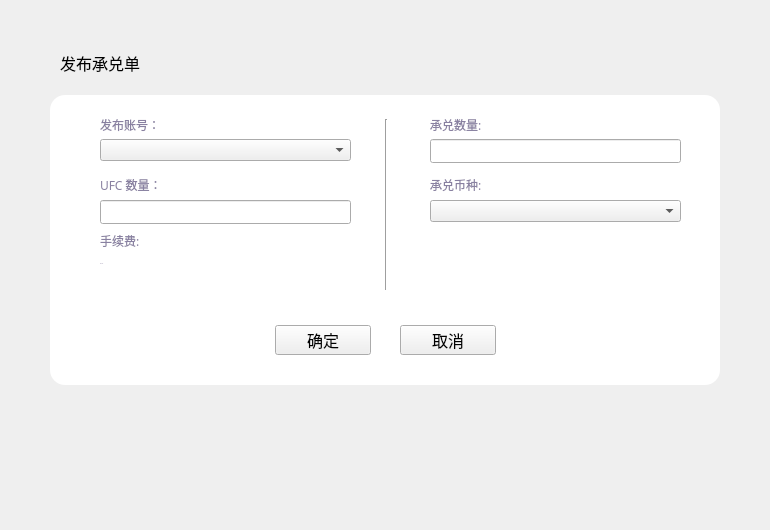
<?xml version="1.0" encoding="UTF-8"?>
<ui version="4.0">
 <class>PublishPoundageWidget</class>
 <widget class="QWidget" name="PublishPoundageWidget">
  <property name="geometry">
   <rect>
    <x>0</x>
    <y>0</y>
    <width>770</width>
    <height>530</height>
   </rect>
  </property>
  <property name="font">
   <font>
    <family>微软雅黑</family>
   </font>
  </property>
  <property name="windowTitle">
   <string>Form</string>
  </property>
  <widget class="QWidget" name="widget" native="true">
   <property name="geometry">
    <rect>
     <x>50</x>
     <y>95</y>
     <width>670</width>
     <height>290</height>
    </rect>
   </property>
   <property name="styleSheet">
    <string notr="true">QLabel{font: 11px &quot;微软雅黑&quot;;color:rgb(19,32,80);}
#widget{background-color: rgb(255, 255, 255);border-radius:15px;}</string>
   </property>
   <widget class="QLabel" name="label">
    <property name="geometry">
     <rect>
      <x>50</x>
      <y>15</y>
      <width>200</width>
      <height>30</height>
     </rect>
    </property>
    <property name="styleSheet">
     <string notr="true">font: 10px &quot;微软雅黑&quot;;
color:rgb(137,129,161);</string>
    </property>
    <property name="text">
     <string>发布账号：</string>
    </property>
   </widget>
   <widget class="QLabel" name="label_4">
    <property name="geometry">
     <rect>
      <x>380</x>
      <y>75</y>
      <width>200</width>
      <height>30</height>
     </rect>
    </property>
    <property name="styleSheet">
     <string notr="true">font: 10px &quot;微软雅黑&quot;;
color:rgb(137,129,161);</string>
    </property>
    <property name="text">
     <string>承兑币种:</string>
    </property>
   </widget>
   <widget class="QToolButton" name="cancelBtn">
    <property name="geometry">
     <rect>
      <x>350</x>
      <y>230</y>
      <width>96</width>
      <height>30</height>
     </rect>
    </property>
    <property name="font">
     <font>
      <pointsize>12</pointsize>
     </font>
    </property>
    <property name="cursor">
     <cursorShape>PointingHandCursor</cursorShape>
    </property>
    <property name="text">
     <string>取消</string>
    </property>
   </widget>
   <widget class="QLabel" name="label_fee">
    <property name="geometry">
     <rect>
      <x>50</x>
      <y>160</y>
      <width>251</width>
      <height>16</height>
     </rect>
    </property>
    <property name="font">
     <font>
      <family>微软雅黑</family>
      <pointsize>-1</pointsize>
      <weight>50</weight>
      <italic>false</italic>
      <bold>false</bold>
     </font>
    </property>
    <property name="styleSheet">
     <string notr="true">font: 10px &quot;微软雅黑&quot;;
color:rgb(137,129,161);</string>
    </property>
    <property name="text">
     <string>20 UFC</string>
    </property>
   </widget>
   <widget class="QLabel" name="label_3">
    <property name="geometry">
     <rect>
      <x>50</x>
      <y>75</y>
      <width>200</width>
      <height>30</height>
     </rect>
    </property>
    <property name="styleSheet">
     <string notr="true">font: 10px &quot;微软雅黑&quot;;
color:rgb(137,129,161);</string>
    </property>
    <property name="text">
     <string>UFC 数量：</string>
    </property>
   </widget>
   <widget class="QToolButton" name="okBtn">
    <property name="geometry">
     <rect>
      <x>225</x>
      <y>230</y>
      <width>96</width>
      <height>30</height>
     </rect>
    </property>
    <property name="font">
     <font>
      <pointsize>12</pointsize>
     </font>
    </property>
    <property name="cursor">
     <cursorShape>PointingHandCursor</cursorShape>
    </property>
    <property name="text">
     <string>确定</string>
    </property>
   </widget>
   <widget class="QComboBox" name="comboBox_targetType">
    <property name="geometry">
     <rect>
      <x>380</x>
      <y>105</y>
      <width>251</width>
      <height>22</height>
     </rect>
    </property>
   </widget>
   <widget class="QLabel" name="label_5">
    <property name="geometry">
     <rect>
      <x>50</x>
      <y>135</y>
      <width>200</width>
      <height>21</height>
     </rect>
    </property>
    <property name="styleSheet">
     <string notr="true">font: 10px &quot;微软雅黑&quot;;
color:rgb(137,129,161);</string>
    </property>
    <property name="text">
     <string>手续费:</string>
    </property>
   </widget>
   <widget class="QLineEdit" name="lineEdit_source">
    <property name="geometry">
     <rect>
      <x>50</x>
      <y>105</y>
      <width>251</width>
      <height>24</height>
     </rect>
    </property>
   </widget>
   <widget class="QLabel" name="label_2">
    <property name="geometry">
     <rect>
      <x>380</x>
      <y>15</y>
      <width>200</width>
      <height>30</height>
     </rect>
    </property>
    <property name="styleSheet">
     <string notr="true">font: 10px &quot;微软雅黑&quot;;
color:rgb(137,129,161);</string>
    </property>
    <property name="text">
     <string>承兑数量:</string>
    </property>
   </widget>
   <widget class="QLineEdit" name="lineEdit_target">
    <property name="geometry">
     <rect>
      <x>380</x>
      <y>44</y>
      <width>251</width>
      <height>24</height>
     </rect>
    </property>
   </widget>
   <widget class="Line" name="line_6">
    <property name="geometry">
     <rect>
      <x>326</x>
      <y>24</y>
      <width>20</width>
      <height>171</height>
     </rect>
    </property>
    <property name="orientation">
     <enum>Qt::Vertical</enum>
    </property>
   </widget>
   <widget class="QComboBox" name="comboBox_accounts">
    <property name="geometry">
     <rect>
      <x>50</x>
      <y>44</y>
      <width>251</width>
      <height>22</height>
     </rect>
    </property>
   </widget>
  </widget>
  <widget class="QLabel" name="title_label">
   <property name="geometry">
    <rect>
     <x>60</x>
     <y>50</y>
     <width>200</width>
     <height>26</height>
    </rect>
   </property>
   <property name="font">
    <font>
     <family>微软雅黑</family>
     <pointsize>12</pointsize>
     <weight>50</weight>
     <italic>false</italic>
     <bold>false</bold>
    </font>
   </property>
   <property name="styleSheet">
    <string notr="true"/>
   </property>
   <property name="text">
    <string>发布承兑单</string>
   </property>
  </widget>
 </widget>
 <resources/>
 <connections/>
</ui>
